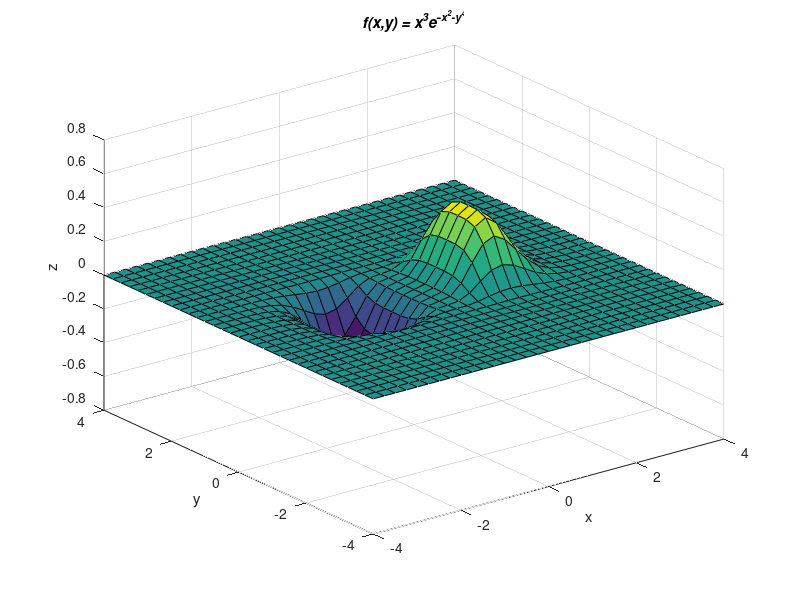

Write the MATLAB code that produced this figure. (Note: this script raises an error after producing the figure.)
clc
clear
close all

f = @(x, y) (x.^3) .* exp(-x.^2 - y.^4);

%           --- 1 ---

[X, Y] = meshgrid(-4 : 0.25 : 4);
Z = f(X, Y);

%
fgr = figure(1);
surf(X, Y, Z)
xlabel('x')
ylabel('y')
zlabel('z')
title('f(x,y) = x^3e^{-x^2-y^4}', 'FontAngle', 'italic')
%view(0, 0)


%
% Flag input declares what will happen with gamma variable.
% Flag = 1 --> gamma is a constant value,
% Flag = 2 --> gamma minimizes f(x_k - gamma * grad).
% Flag = 3 --> Armijo.
flag = 1;

% Initiative points.
global x_0 y_0

x_0 = -1;
y_0 = -1;


% Steepest descent method.
%
[minimum, steps] = steepest_descent(f, flag)

figure(fgr)
%view(0, 90)
hold on
z_point = f(minimum(1), minimum(2));
plot3(minimum(1), minimum(2), z_point, 'o' ,'MarkerSize', 10, 'Color', 'red', 'linewidth', 2)
%plot(minimum(1), minimum(2), 'o' ,'MarkerSize', 10, 'Color', 'red', 'linewidth', 2)
%xlim([-2 2])
%ylim([-2 2])
title({'Steepest Descent Method';['Minimum for (x_0, y_0) = (', num2str(x_0), ', ', num2str(y_0), ')']});
%}


% Newton method.
%{
[minimum, steps] = newton(f, flag)

figure(fgr)
%view(0, 90)
hold on
z_point = f(minimum(1), minimum(2));
plot3(minimum(1), minimum(2), z_point, 'o' ,'MarkerSize', 10, 'Color', 'red', 'linewidth', 2)
%plot(minimum(1), minimum(2), 'o' ,'MarkerSize', 10, 'Color', 'red', 'linewidth', 2)
%xlim([-2 2])
%ylim([-2 2])
title({'Newton Method';['Minimum for (x_0, y_0) = (', num2str(x_0), ', ', num2str(y_0), ')']});
%}


%
% Levenber - Marquardt method.
%{
[minimum, steps] = levenberg_marquardt(f, flag)
z_point = f(minimum(1), minimum(2));

figure(fgr)
%view(0, 90)
hold on
plot3(minimum(1), minimum(2), z_point, 'o' ,'MarkerSize', 10, 'Color', 'red', 'linewidth', 2)
%plot(minimum(1), minimum(2), 'o' ,'MarkerSize', 10, 'Color', 'red', 'linewidth', 2)
%xlim([-2 2])
%ylim([-2 2])
title({'Levenber - Marquardt Method';['Minimum for (x_0, y_0) = (', num2str(x_0), ', ', num2str(y_0), ')']});

%}



